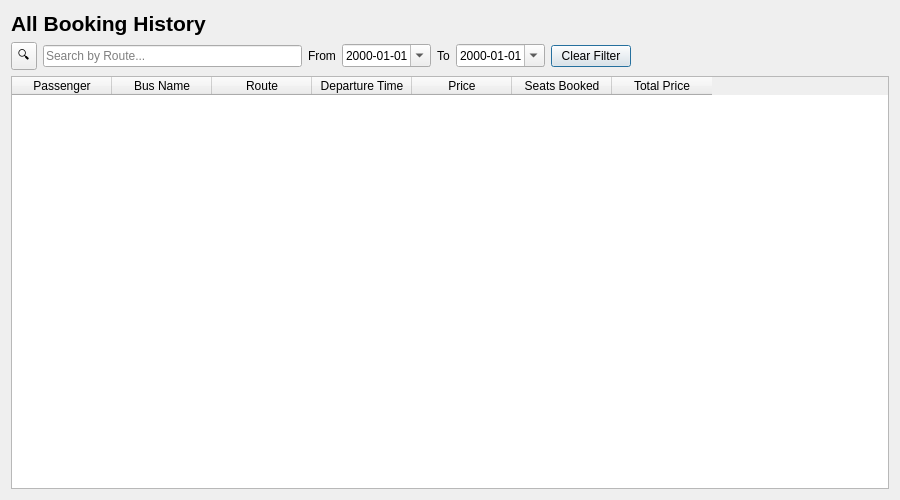
<?xml version="1.0" encoding="UTF-8"?>
<ui version="4.0">
 <class>Dialog</class>
 <widget class="QDialog" name="Dialog">
  <property name="geometry">
   <rect>
    <x>0</x>
    <y>0</y>
    <width>900</width>
    <height>500</height>
   </rect>
  </property>
  <property name="windowTitle">
   <string>Booking History</string>
  </property>
  <layout class="QVBoxLayout" name="verticalLayout">
   <item>
    <widget class="QLabel" name="titleLabel">
     <property name="font">
      <font>
       <pointsize>16</pointsize>
       <bold>true</bold>
      </font>
     </property>
     <property name="text">
      <string>All Booking History</string>
     </property>
    </widget>
   </item>
   <item>
    <layout class="QHBoxLayout" name="searchRow">
     <item>
      <widget class="QToolButton" name="searchModeBtn">
       <property name="toolTip">
        <string>Choose what to search by</string>
       </property>
       <property name="text">
        <string>🔍</string>
       </property>
       <property name="popupMode">
        <enum>QToolButton::ToolButtonPopupMode::InstantPopup</enum>
       </property>
      </widget>
     </item>
     <item>
      <widget class="QLineEdit" name="searchBar">
       <property name="visible">
        <bool>false</bool>
       </property>
       <property name="placeholderText">
        <string>Search by Route...</string>
       </property>
      </widget>
     </item>
     <item>
      <widget class="QLabel" name="fromLabel">
       <property name="text">
        <string>From</string>
       </property>
      </widget>
     </item>
     <item>
      <widget class="QDateEdit" name="dateFromFilter">
       <property name="displayFormat">
        <string>yyyy-MM-dd</string>
       </property>
       <property name="calendarPopup">
        <bool>true</bool>
       </property>
      </widget>
     </item>
     <item>
      <widget class="QLabel" name="toLabel">
       <property name="text">
        <string>To</string>
       </property>
      </widget>
     </item>
     <item>
      <widget class="QDateEdit" name="dateToFilter">
       <property name="displayFormat">
        <string>yyyy-MM-dd</string>
       </property>
       <property name="calendarPopup">
        <bool>true</bool>
       </property>
      </widget>
     </item>
     <item>
      <widget class="QPushButton" name="clearFilterBtn">
       <property name="text">
        <string>Clear Filter</string>
       </property>
      </widget>
     </item>
     <item>
      <spacer name="searchRightSpacer">
       <property name="orientation">
        <enum>Qt::Orientation::Horizontal</enum>
       </property>
       <property name="sizeHint" stdset="0">
        <size>
         <width>40</width>
         <height>20</height>
        </size>
       </property>
      </spacer>
     </item>
    </layout>
   </item>
   <item>
    <widget class="QTableWidget" name="tableWidget">
     <column>
      <property name="text">
       <string>Passenger</string>
      </property>
     </column>
     <column>
      <property name="text">
       <string>Bus Name</string>
      </property>
     </column>
     <column>
      <property name="text">
       <string>Route</string>
      </property>
     </column>
     <column>
      <property name="text">
       <string>Departure Time</string>
      </property>
     </column>
     <column>
      <property name="text">
       <string>Price</string>
      </property>
     </column>
     <column>
      <property name="text">
       <string>Seats Booked</string>
      </property>
     </column>
     <column>
      <property name="text">
       <string>Total Price</string>
      </property>
     </column>
    </widget>
   </item>
  </layout>
 </widget>
 <resources/>
 <connections/>
</ui>
